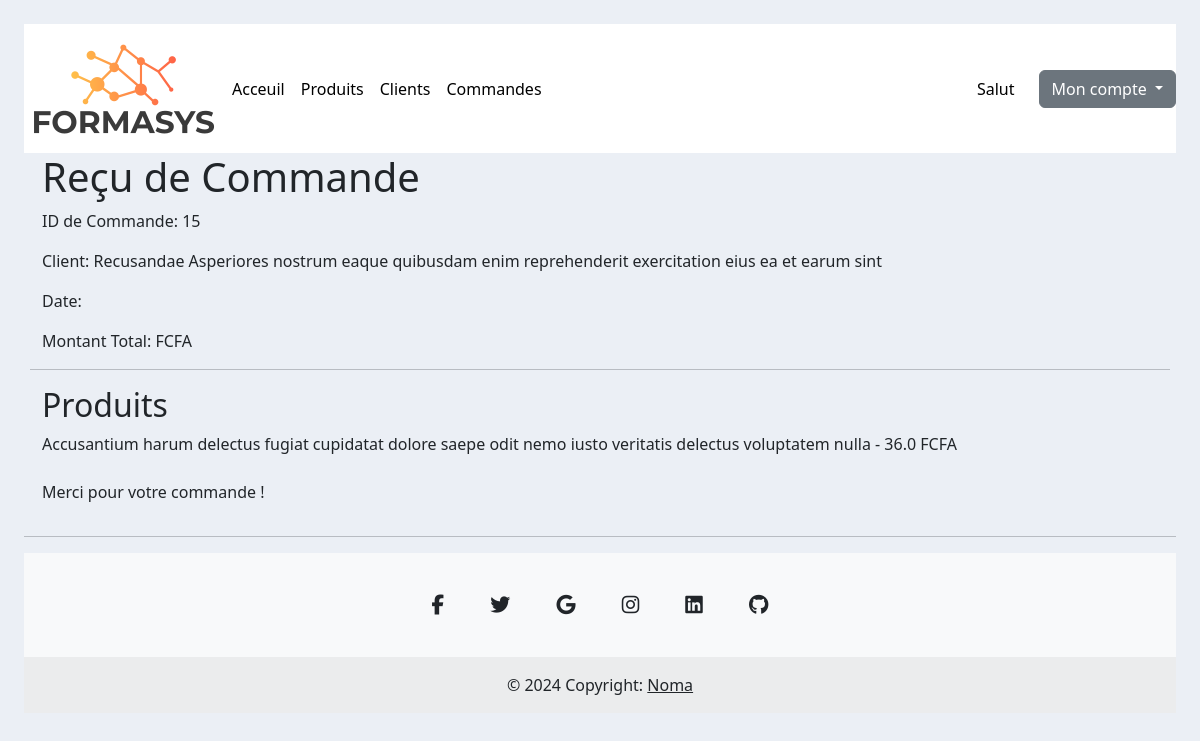
The app's page /commande/recu/15 (signed in) with its own data.
### commande/models.py (models this page shows, shortened)
class Commande(models.Model):
    nom = models.CharField(max_length=200, blank=False, null=False)
    telephone = models.CharField(max_length=200, blank=False, null=False)  # Fixed typo in 'max_length'
    STATUS_CHOICES = [
        ('en instance', 'En instance'),
        ('non livré', 'Non livré'),
        ('livré', 'Livré'),
    ]
    client = models.ForeignKey(Client, null=True, on_delete=models.SET_NULL)
    produit = models.ForeignKey(Produit, null=True, on_delete=models.SET_NULL)
    quantite = models.IntegerField(default=1)
    status = models.CharField(max_length=200, choices=STATUS_CHOICES, default='en instance')
    date_creation = models.DateTimeField(auto_now_add=True)

### client/models.py (models this page shows)
class Client(models.Model):
    nom = models.CharField(max_length=200, blank=False, null=False)
    telephone = models.CharField(max_length=200, blank=False, null=False)  # Fixed typo in 'max_length'
    date_creation = models.DateTimeField(auto_now_add=True)
    def __str__(self):
        return f"{self.nom}"

### produit/models.py (models this page shows, shortened)
class Produit(models.Model):
    category_choices = [
        ('alimentaire', 'Alimentaire'),
        ('electronique', 'Electronique'),
        ('vetement', 'Vetement'),
        ('mobilier', 'Mobilier'),
        ('divers', 'Divers'),
    ]
    nom = models.CharField(max_length=200, blank=False, null=False)
    prix = models.FloatField(blank=False, null=False)
    date_creation = models.DateTimeField(auto_now_add=True)
    categorie = models.CharField(max_length=200, choices=category_choices, default='alimentaire')
    tag = models.ManyToManyField(Tag)

### commande/views.py (the view)
# urls.py: path('recu/<str:pk>', views.recevoir_commande, name='recevoir_commande'),
@login_required(login_url='login')
def recevoir_commande(request, pk):
    commande = get_object_or_404(Commande, id=pk)
    return render(request, 'commande/recu.html', {'commande': commande})

### templates/commande/recu.html
{% extends 'main.html' %}
{% block content %}
<div class="container">
    <div class="row justify-content-center">
      <h1>Reçu de Commande</h1>
    <p>ID de Commande: {{ commande.id }}</p>
    <p>Client: {{ commande.client }}</p>
    <p>Date: {{ commande.date }}</p>
    <p>Montant Total: {{ commande.montant_total }} FCFA</p>
    <hr>
    <h2>Produits</h2>
       <div>
           {{ commande.produit.nom }} - {{ commande.produit.prix }} FCFA
       </div>
    <footer class="mt-4">
        <p>Merci pour votre commande !</p>
    </footer>
    </div>
</div>
{% endblock content%}

### templates/static/css/main.css (style rules this page uses)
body { background-color: #ebeff5; }

### records on screen
Commande: id "15", client "Recusandae Asperiores nostrum eaque quibusdam enim reprehenderit exercitation eius ea et earum sint", produit.nom "Accusantium harum delectus fugiat cupidatat dolore saepe odit nemo iusto veritatis delectus voluptatem nulla", produit.prix "36.0"
